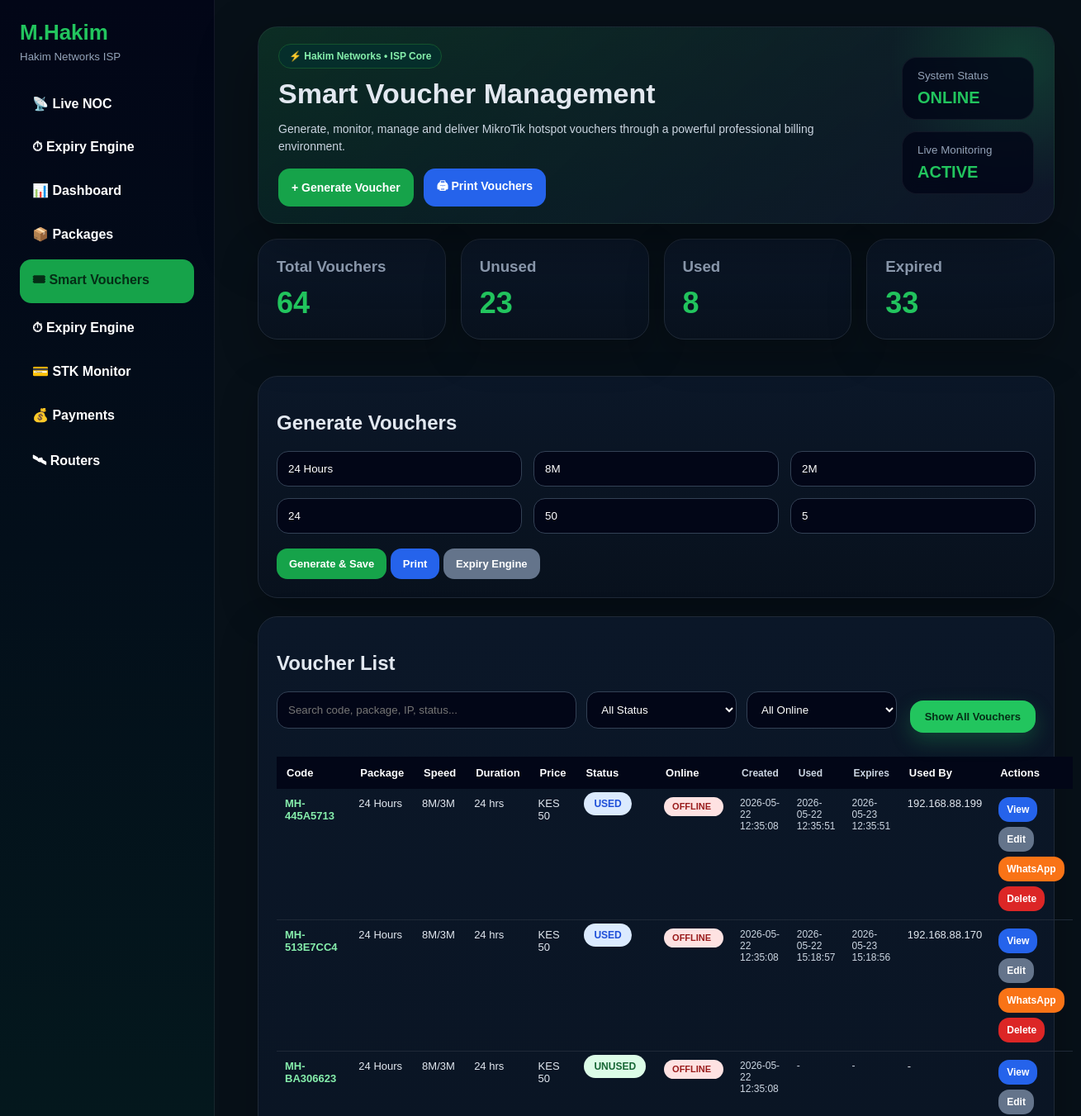
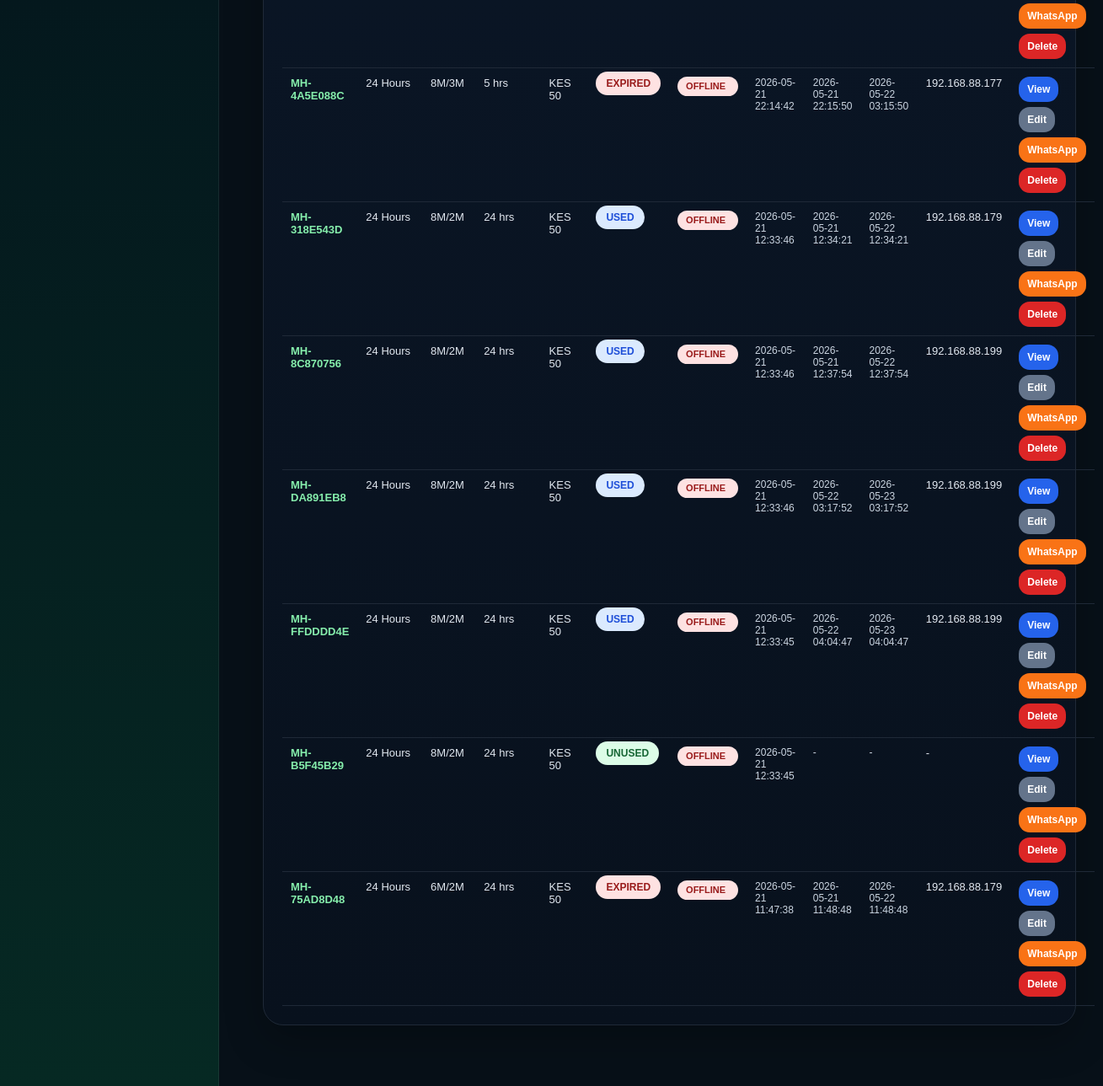
The page /smart_vouchers.php on the database its author committed (2 pictures, top to bottom).
### tables this page shows
CREATE TABLE `smart_vouchers` (
  `id` int NOT NULL AUTO_INCREMENT,
  `voucher_code` varchar(50) NOT NULL,
  `package_name` varchar(100) DEFAULT NULL,
  `speed_down` varchar(30) DEFAULT '8M',
  `speed_up` varchar(30) DEFAULT '2M',
  `duration_hours` int DEFAULT '24',
  `price` decimal(10,2) DEFAULT '0.00',
  `status` enum('unused','used','expired') DEFAULT 'unused',
  `used_by` varchar(100) DEFAULT NULL,
  `used_at` datetime DEFAULT NULL,
  `expires_at` datetime DEFAULT NULL,
  `created_at` timestamp NULL DEFAULT CURRENT_TIMESTAMP,
  `updated_at` timestamp NULL DEFAULT NULL,
  PRIMARY KEY (`id`),
  UNIQUE KEY `voucher_code` (`voucher_code`)
);

### smart_vouchers.php (the view, shortened to what this page needs)
<?php
require_once __DIR__ . "/config/database.php";
$vouchers = $pdo->query("
SELECT * FROM smart_vouchers
ORDER BY id DESC
LIMIT 500
")->fetchAll(PDO::FETCH_ASSOC);
$total = count($vouchers);
$unused = count(array_filter($vouchers, fn($v)=>$v["status"]==="unused"));
$used = count(array_filter($vouchers, fn($v)=>$v["status"]==="used"));
$expired = count(array_filter($vouchers, fn($v)=>$v["status"]==="expired"));
?>
<!DOCTYPE html>
<html>
<head>
<link rel="stylesheet" href="smart_voucher_online_pill_fix.css">
</head>
<body>
<div class="sidebar">
<h2>M.Hakim</h2>
<small>Hakim Networks ISP</small>
<br><br>
<a href="noc_final_clean.php">📡 Live NOC</a>
<a href="client_expiry_manager.php">⏱ Expiry Engine</a>
<a href="dashboard.php">📊 Dashboard</a>
<a href="packages.php">📦 Packages</a>
<a class="active" href="smart_vouchers.php">🎟 Smart Vouchers</a>
<a href="expiry_admin.php">⏱ Expiry Engine</a>
<a href="stk_live_monitor.php">💳 STK Monitor</a>
<a href="payments.php">💰 Payments</a>
<a href="routers.php">🛰 Routers</a>
</div>
<div class="main">
<div class="hero">
<div class="hero-left">
<div class="hero-badge">⚡ Hakim Networks • ISP Core</div>
<h1>Smart Voucher Management</h1>
<p>
Generate, monitor, manage and deliver MikroTik hotspot vouchers
through a powerful professional billing environment.
</p>
<div class="hero-actions">
<a class="hero-btn green" href="#generateArea">+ Generate Voucher</a>
<a class="hero-btn blue" href="print_vouchers.php" target="_blank">🖨 Print Vouchers</a>
</div>
</div>
<div class="hero-right">
<div class="mini-card">
<small>System Status</small>
<h2>ONLINE</h2>
</div>
<div class="mini-card">
<small>Live Monitoring</small>
<h2>ACTIVE</h2>
</div>
</div>
</div>
<div class="grid">
<div class="card stat"><h3>Total Vouchers</h3><div class="big"><?php echo $total; ?></div></div>
<div class="card stat"><h3>Unused</h3><div class="big"><?php echo $unused; ?></div></div>
<div class="card stat"><h3>Used</h3><div class="big"><?php echo $used; ?></div></div>
<div class="card stat"><h3>Expired</h3><div class="big"><?php echo $expired; ?></div></div>
</div>
<div class="card" id="generateArea">
<h2>Generate Vouchers</h2>
<form method="POST">
<div class="formgrid">
<input name="package_name" placeholder="Package e.g. 24 Hours" value="24 Hours" required>
<input name="speed_down" placeholder="Download e.g. 8M" value="8M" required>
<input name="speed_up" placeholder="Upload e.g. 2M" value="2M" required>
<input name="duration_hours" type="number" placeholder="Duration hours" value="24" required>
<input name="price" type="number" placeholder="Price" value="50" required>
<input name="qty" type="number" placeholder="Quantity" value="5" required>
</div>
<br>
<button class="green" name="generate">Generate & Save</button>
<a class="blue btn" href="print_vouchers.php" target="_blank">Print</a>
<a class="gray btn" href="expiry_admin.php">Expiry Engine</a>
</form>
</div>
<div class="card" id="generateArea">
<h2>Voucher List</h2>
<div class="top-controls">
<div class="filters">
<input id="searchBox" placeholder="Search code, package, IP, status...">
<select id="statusFilter">
<option value="">All Status</option>
</select>
<select id="onlineFilter">
<option value="">All Online</option>
</select>
</div>
<button id="toggleRowsBtn" class="toggle-btn">
Show All Vouchers
</button>
</div>
<div class="tablewrap">
<table id="voucherTable">
<tr>
<th>Code</th><th>Package</th><th>Speed</th><th>Duration</th><th>Price</th><th>Status</th><th>Online</th><th>Created</th><th>Used</th><th>Expires</th><th>Used By</th><th>Actions</th>
</tr>
<?php $rowCount=0; foreach($vouchers as $v): $rowCount++; ?>
<tr data-row="<?php echo $rowCount; ?>" data-voucher="<?php echo htmlspecialchars($v["voucher_code"]); ?>" data-status="<?php echo htmlspecialchars($v["status"]); ?>" data-online="offline">
<td class="voucher-code"><?php echo htmlspecialchars($v["voucher_code"]); ?></td>
<td><?php echo htmlspecialchars($v["package_name"]); ?></td>
<td><?php echo htmlspecialchars($v["speed_down"]."/".$v["speed_up"]); ?></td>
<td><?php echo (int)$v["duration_hours"]; ?> hrs</td>
<td>KES <?php echo number_format((float)$v["price"]); ?></td>
<td><span class="badge <?php echo $v["status"]; ?>"><?php echo strtoupper($v["status"]); ?></span></td>
<td><span class="badge offline online-status">OFFLINE</span></td>
<td><?php echo htmlspecialchars($v["created_at"] ?? "-"); ?></td>
<td><?php echo htmlspecialchars($v["used_at"] ?? "-"); ?></td>
<td><?php echo htmlspecialchars($v["expires_at"] ?? "-"); ?></td>
<td><?php echo htmlspecialchars($v["used_by"] ?? "-"); ?></td>
<td>
<div class="actions">
<a class="blue btn" href="smart_vouchers.php?view=<?php echo (int)$v["id"]; ?>">View</a>
<a class="gray btn" href="smart_vouchers.php?edit=<?php echo (int)$v["id"]; ?>">Edit</a>
<a class="orange btn" target="_blank" href="https://wa.me/?text=<?php echo urlencode('Hakim Networks Voucher: '.$v['voucher_code'].' Package: '.$v['package_name'].' Speed: '.$v['speed_down'].'/'.$v['speed_up']); ?>">WhatsApp</a>
<a class="red btn" onclick="return confirm('Delete this voucher?')" href="smart_vouchers.php?delete=<?php echo (int)$v["id"]; ?>">Delete</a>
</div>
</td>
</tr>
<?php endforeach; ?>
</table>
</div>
</div>
</div>
\n</body>
</html>

### smart_voucher_online_pill_fix.css (style rules this page uses)
td:nth-child(7) span, td:nth-child(7) .badge, td:nth-child(7) .online, td:nth-child(7) .offline { display:inline-block !important; width:auto !important; height:auto !important; min-width:72px !important; max-width:90px !important; padding:6px 10px !important; border-radius:999px !important; font-size:11px !important; line-height:1 !important; white-space:nowrap !important; }

### rows shown on the page
smart_vouchers: voucher_code "MH-445A5713", package_name "24 Hours", speed_down+speed_up "8M/3M", duration_hours "24", price "50", status "USED", created_at "2026-05-22 12:35:08", used_at "2026-05-22 12:35:51", expires_at "2026-05-23 12:35:51", used_by "192.168.88.199"
smart_vouchers: voucher_code "MH-513E7CC4", package_name "24 Hours", speed_down+speed_up "8M/3M", duration_hours "24", price "50", status "USED", created_at "2026-05-22 12:35:08", used_at "2026-05-22 15:18:57", expires_at "2026-05-23 15:18:56", used_by "192.168.88.170"
smart_vouchers: voucher_code "MH-BA306623", package_name "24 Hours", speed_down+speed_up "8M/3M", duration_hours "24", price "50", status "UNUSED", created_at "2026-05-22 12:35:08", used_at "-", expires_at "-", used_by "-"
smart_vouchers: voucher_code "MH-4A5E088C", package_name "24 Hours", speed_down+speed_up "8M/3M", duration_hours "5", price "50", status "EXPIRED", created_at "2026-05-21 22:14:42", used_at "2026-05-21 22:15:50", expires_at "2026-05-22 03:15:50", used_by "192.168.88.177"
smart_vouchers: voucher_code "MH-318E543D", package_name "24 Hours", speed_down+speed_up "8M/2M", duration_hours "24", price "50", status "USED", created_at "2026-05-21 12:33:46", used_at "2026-05-21 12:34:21", expires_at "2026-05-22 12:34:21", used_by "192.168.88.179"
smart_vouchers: voucher_code "MH-8C870756", package_name "24 Hours", speed_down+speed_up "8M/2M", duration_hours "24", price "50", status "USED", created_at "2026-05-21 12:33:46", used_at "2026-05-21 12:37:54", expires_at "2026-05-22 12:37:54", used_by "192.168.88.199"
smart_vouchers: voucher_code "MH-DA891EB8", package_name "24 Hours", speed_down+speed_up "8M/2M", duration_hours "24", price "50", status "USED", created_at "2026-05-21 12:33:46", used_at "2026-05-22 03:17:52", expires_at "2026-05-23 03:17:52", used_by "192.168.88.199"
smart_vouchers: voucher_code "MH-FFDDDD4E", package_name "24 Hours", speed_down+speed_up "8M/2M", duration_hours "24", price "50", status "USED", created_at "2026-05-21 12:33:45", used_at "2026-05-22 04:04:47", expires_at "2026-05-23 04:04:47", used_by "192.168.88.199"
smart_vouchers: voucher_code "MH-B5F45B29", package_name "24 Hours", speed_down+speed_up "8M/2M", duration_hours "24", price "50", status "UNUSED", created_at "2026-05-21 12:33:45", used_at "-", expires_at "-", used_by "-"
smart_vouchers: voucher_code "MH-75AD8D48", package_name "24 Hours", speed_down+speed_up "6M/2M", duration_hours "24", price "50", status "EXPIRED", created_at "2026-05-21 11:47:38", used_at "2026-05-21 11:48:48", expires_at "2026-05-22 11:48:48", used_by "192.168.88.179"

### other values the page prints
$total "64"
$unused "23"
$used "8"
$expired "33"
